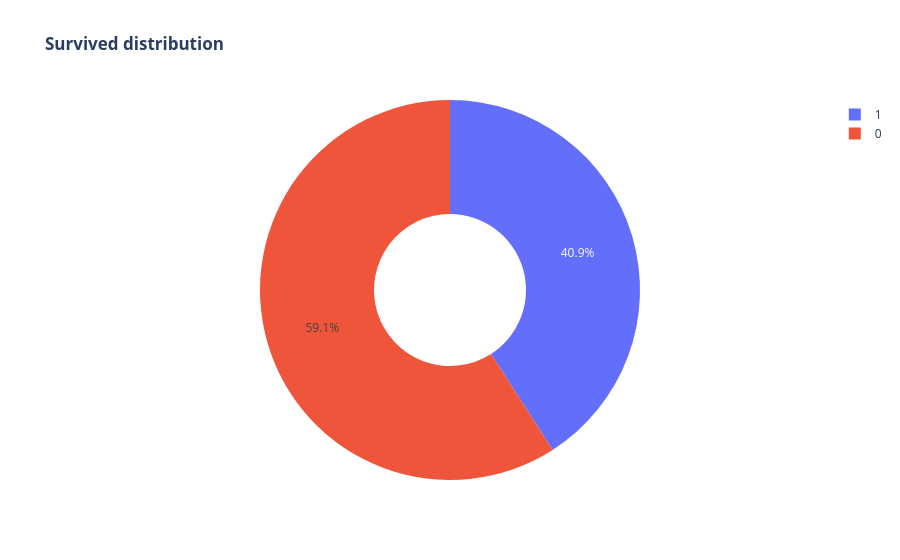

Notebook code cell kept with this figure:
### Code cell
fig = px.pie(
    df,
    names="Survived",
    title="<b>Survived distribution</b>",
    color_discrete_map={0: "blue",
                         1: "hotpink"},
    category_orders={'Survived': [1, 0]},
    hole=0.4,
)
fig.show()

### Figure 1 — Plotly figure (JSON) as saved in the notebook; plotly's stock layout.template omitted (floating-point values rounded to 4 significant figures; data arrays with more than 128 entries replaced by an {"elided": "..."} marker saying what was removed)
{"data": [{"direction": "clockwise", "domain": {"x": [0, 1], "y": [0, 1]}, "hole": 0.4, "hovertemplate": "Survived=%{label}<extra></extra>", "labels": {"elided": "760 int values"}, "legendgroup": "", "name": "", "showlegend": true, "sort": false, "type": "pie"}], "layout": {"legend": {"tracegroupgap": 0}, "title": {"text": "<b>Survived distribution</b>"}}}
